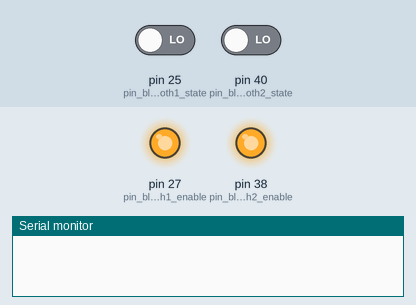
Simulated run of this program. Board: Teensy 4. Shown: output pins drawn as LEDs (lit = HIGH), the last lines printed to the serial monitor. The inputs (shaded band) are chosen by the test bench; at power-on: pin 25 (pin_bluetooth1_state) LOW, pin 40 (pin_bluetooth2_state) LOW. The modem accepts every AT command (registered, SIM ready, sends succeed) and sends nothing else.

Above: at 0.1 s.
At 4.5 s:
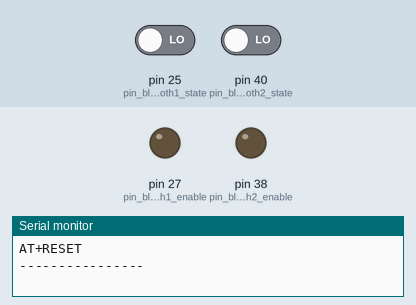
Timing chart, 0 to 6.0 s (numbered marks = the images above):
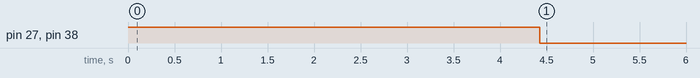

The program:

main.cpp
```cpp
#include <Arduino.h>

// Bluetooth on Serial 1 and 2

const int pin_bluetooth1_enable = 27;
const int pin_bluetooth1_state = 25;

const int pin_bluetooth2_enable = 38;
const int pin_bluetooth2_state = 40;


// Commands available at https://s3-sa-east-1.amazonaws.com/robocore-lojavirtual/709/HC-05_ATCommandSet.pdf


void send_command(Stream&, String);
void set_master(Stream&);
void set_slave(Stream&);
void print_properties(Stream&);
void printStatePin();

void setup()
{

  // Set up Serial ports
  Serial.begin(115200);

  // Set up pins
  pinMode(pin_bluetooth1_enable, OUTPUT);
  pinMode(pin_bluetooth2_enable, OUTPUT);

  pinMode(pin_bluetooth1_state, INPUT);
  pinMode(pin_bluetooth2_state, INPUT);

  // Put modules into the correct mode
  digitalWrite(pin_bluetooth1_enable, HIGH);
  digitalWrite(pin_bluetooth2_enable, HIGH);

  delay(2000);

  Serial1.begin(57600);  //38400
  Serial2.begin(57600);

  // Send codes
  String cmd;

  print_properties(Serial1);
  print_properties(Serial2);

  // Set some things
  set_master(Serial1);
  set_slave(Serial2);


  // Put module back into normal mode, reset teh module, and set correct baud
  Serial.write("Automatic commands done.  Opening a serial bridge\n");
  digitalWrite(pin_bluetooth1_enable, LOW);
  digitalWrite(pin_bluetooth2_enable, LOW);

  cmd = "AT+RESET\r\n";
  send_command(Serial1,cmd);
  send_command(Serial2,cmd);

}

void loop()
{

  // Now just opening as a serial bridge
  while (Serial.available())
  {
    Serial1.write(Serial.read());
  }

  while (Serial2.available())
  {
    Serial.write(Serial2.read());
  }

  printStatePin();


}

void set_master(Stream &port)
{

  Serial.print("=============== SET MASTER ==================\n");
  Serial.print("=============================================\n");

  String cmd;
  cmd = "AT+ROLE=1\r\n"; send_command(port, cmd);     // Set master
  cmd = "AT+NAME=sensor\r\n"; send_command(port, cmd);
  cmd = "AT+UART=57600,0,0\r\n"; send_command(port, cmd);
  cmd = "AT+BIND=0022:06:011035\r\n"; send_command(port, cmd);

  return;

}

void set_slave(Stream &port)
{
  Serial.print("=============== SET SLAVE ==================\n");
  Serial.print("============================================\n");

  String cmd;
  cmd = "AT+ROLE=0\r\n"; send_command(port, cmd);     // Set master
  cmd = "AT+NAME=vehicle\r\n"; send_command(port, cmd);
  cmd = "AT+UART=57600,0,0\r\n"; send_command(port, cmd);
  cmd = "AT+BIND=0022:06:011159\r\n"; send_command(port, cmd);

  return;

}

void print_properties(Stream &port)
{
  // Prints propeties of a bluetooth module

  String cmd;
  Serial.print("=============== PROPERTIES ==================\n");
  cmd = "AT+NAME?\r\n";    send_command(port, cmd);
  cmd = "AT+ADDR?\r\n";    send_command(port, cmd);
  cmd = "AT+VERSION?\r\n"; send_command(port, cmd);
  cmd = "AT+ROLE?\r\n";    send_command(port, cmd);
  cmd = "AT+PSWD?\r\n";    send_command(port, cmd);
  cmd = "AT+BIND?\r\n";    send_command(port, cmd);
  cmd = "AT+STATE?\r\n";   send_command(port, cmd);
  cmd = "AT+UART?\r\n";    send_command(port, cmd);
  Serial.print("=============================================\n");

  return;
}

void printStatePin()
{
  static uint32_t t_last = millis();

  if (millis()-t_last < 1000) return;

  t_last = millis();
  Serial.printf("State 1: %d, ",digitalRead(pin_bluetooth1_state));
  Serial.printf("State 2: %d\n",digitalRead(pin_bluetooth2_state));

  return;
}


void send_command(Stream &port, String cmd)
{

  // Send the command
  port.write(cmd.c_str());

  Serial.write(cmd.c_str());
  Serial.write("----------------\n");


  delay(100);


  // Read what data we have
  while (port.available())
  {
    Serial.write(port.read());
  }

  Serial.write("\n");

}
```
